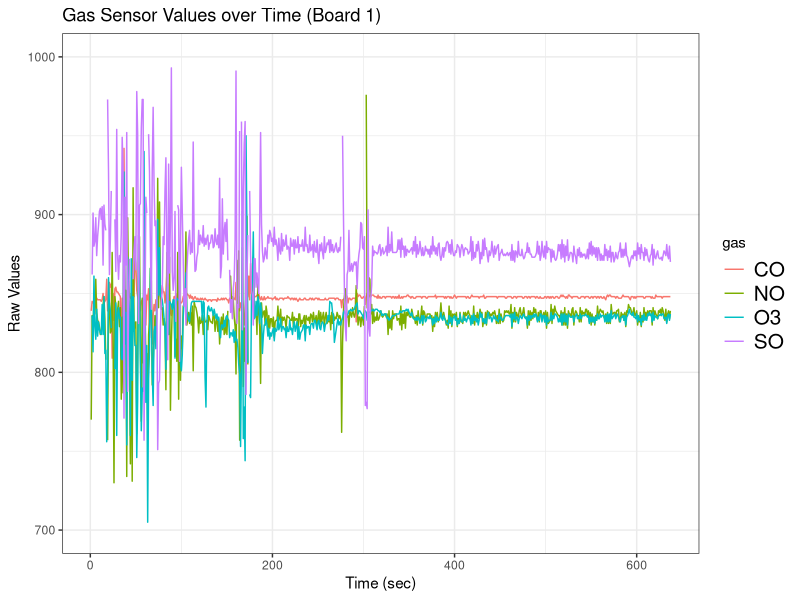
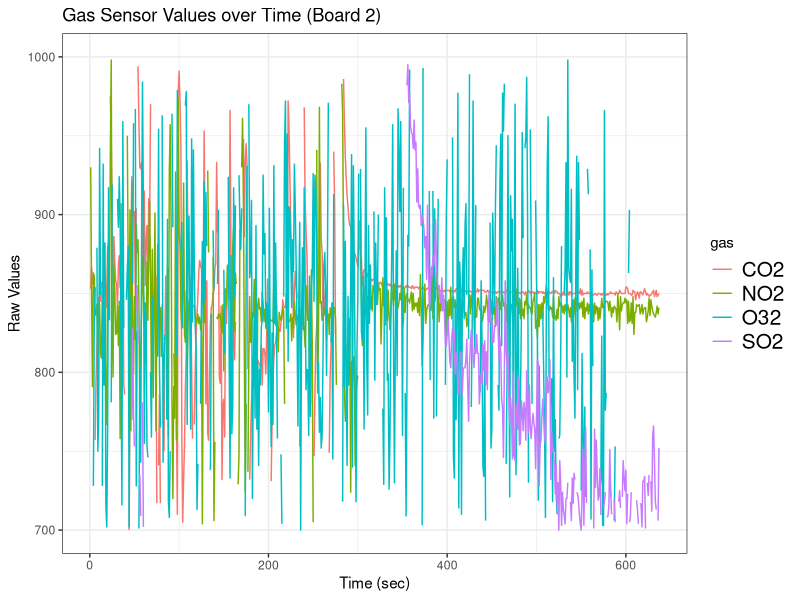

These charts were generated, in order, by the following R code: (Note: this script raises an error after producing the figures.)
## ---- chunk 1
library(readr)
library(dplyr)
library(ggplot2)

setwd("/Users/myeong/git/Atl_DSSG/Cycle-Atlanta-SLaB/Summer2017_SensingBox_Arduino/gas_calibration/")

data <- read_delim("preserver_gas_2_boards.csv", delim = ",", col_names = FALSE)
data$time <- c(1:nrow(data))
colnames(data) <- c("gas", "val", "gas", "val", "gas", "val", "gas", "val", "gas2", "val2", "gas2", "val2", "gas2", "val2", "gas2", "val2","time")

# Board 1
serial <- rbind(data[,c(1,2,17)], data[,c(3,4,17)], data[,c(5,6,17)], data[,c(7,8,17)])
serial$gas <- as.factor(serial$gas)

ggplot(serial, aes(x = time, y = val, colour=gas)) +
  geom_line(size=0.5) +
  theme_bw() + theme(legend.text=element_text(size=15)) + ylab(label="Raw Values") + 
  xlab("Time (sec)") + ylim(700,1000) + ggtitle("Gas Sensor Values over Time (Board 1)")

base_CO_board1 <- mean(serial[serial$time <= 400 & serial$gas == "CO",]$val)
base_SO_board1 <- mean(serial[serial$time <= 400 & serial$gas == "SO",]$val)
base_O3_board1 <- mean(serial[serial$time <= 400 & serial$gas == "O3",]$val)
base_NO_board1 <- mean(serial[serial$time <= 400 & serial$gas == "NO",]$val)



# Board 2
serial2 <- rbind(data[,c(9,10,17)], data[,c(11,12,17)], data[,c(13,14,17)], data[,c(15,16,17)])
serial2$gas2 <- as.factor(serial2$gas2)
colnames(serial2) <- c("gas", "value","time")

ggplot(serial2, aes(x = time, y = value, colour=gas)) +
  geom_line(size=0.5) +
  theme_bw() + theme(legend.text=element_text(size=15)) + ylab(label="Raw Values") + 
  xlab("Time (sec)") + ylim(700,1000) +  ggtitle("Gas Sensor Values over Time (Board 2)")

base_CO_board2 <- mean(serial2[serial2$time <= 400 & serial2$gas == "CO2",]$value)
base_NO_board2 <- mean(serial2[serial2$time <= 400 & serial2$gas == "NO2",]$value)

## ---- chunk 2

#taking the second half of the values
data <- data[(nrow(data)/2):nrow(data),]
serial2 <- rbind(data[,c(1,2,9)], data[,c(3,4,9)], data[,c(5,6,9)], data[,7:9])
serial2$gas <- as.factor(serial2$gas)

CO_base <- mean(serial2[serial2$gas=="CO",]$val)
SO2_base <- mean(serial2[serial2$gas=="SO",]$val)
O3_base <- mean(serial2[serial2$gas=="O3",]$val)
NO2_base <- mean(serial2[serial2$gas=="NO",]$val)

